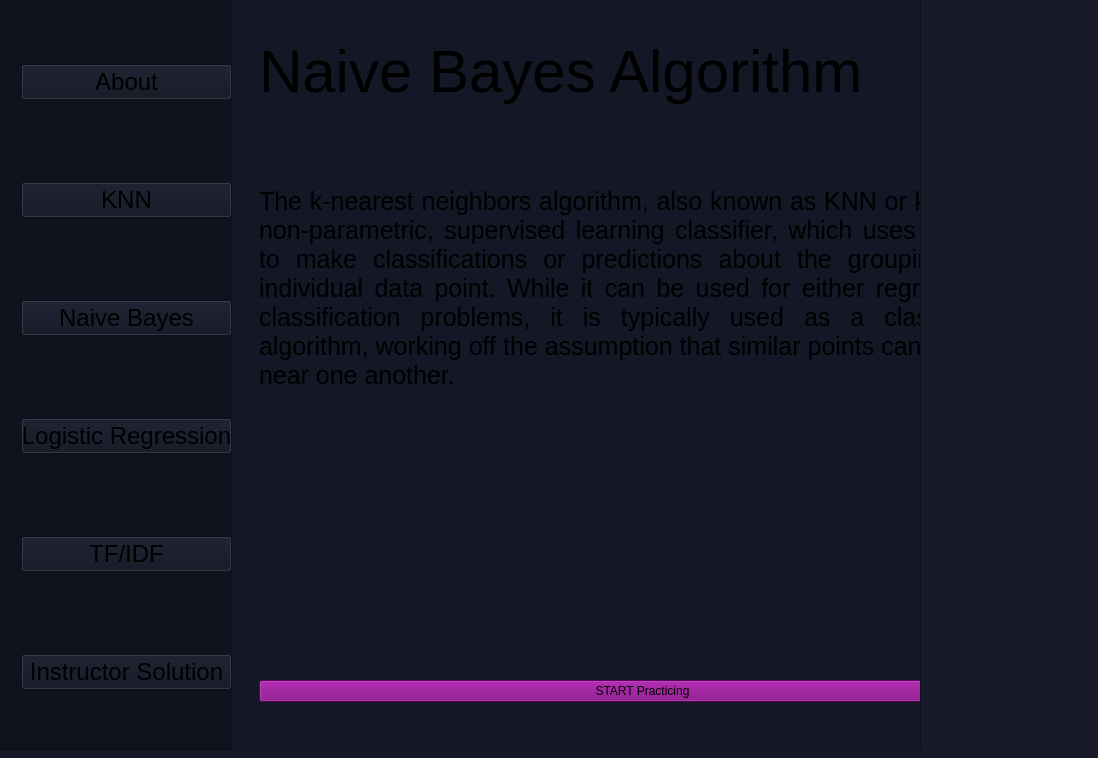
<?xml version="1.0" encoding="UTF-8"?>
<ui version="4.0">
 <class>Naive</class>
 <widget class="QWidget" name="Naive">
  <property name="geometry">
   <rect>
    <x>0</x>
    <y>0</y>
    <width>1098</width>
    <height>758</height>
   </rect>
  </property>
  <property name="windowTitle">
   <string>Form</string>
  </property>
  <property name="styleSheet">
   <string notr="true">background-color:rgba(20, 23, 38, 224)</string>
  </property>
  <widget class="QScrollArea" name="scrollArea">
   <property name="geometry">
    <rect>
     <x>0</x>
     <y>0</y>
     <width>921</width>
     <height>751</height>
    </rect>
   </property>
   <property name="autoFillBackground">
    <bool>true</bool>
   </property>
   <property name="sizeAdjustPolicy">
    <enum>QAbstractScrollArea::AdjustToContents</enum>
   </property>
   <property name="widgetResizable">
    <bool>true</bool>
   </property>
   <property name="alignment">
    <set>Qt::AlignJustify|Qt::AlignVCenter</set>
   </property>
   <widget class="QWidget" name="scrollAreaWidgetContents_2">
    <property name="geometry">
     <rect>
      <x>0</x>
      <y>0</y>
      <width>919</width>
      <height>749</height>
     </rect>
    </property>
    <widget class="QWidget" name="verticalWidget_2" native="true">
     <property name="geometry">
      <rect>
       <x>-10</x>
       <y>-30</y>
       <width>241</width>
       <height>1011</height>
      </rect>
     </property>
     <property name="styleSheet">
      <string notr="true">background-color: rgba(14, 16, 27, 179);</string>
     </property>
     <layout class="QVBoxLayout" name="verticalLayout_2">
      <property name="leftMargin">
       <number>30</number>
      </property>
      <property name="topMargin">
       <number>17</number>
      </property>
      <property name="bottomMargin">
       <number>216</number>
      </property>
      <item>
       <widget class="QPushButton" name="PushButton_7">
        <property name="font">
         <font>
          <family>Helvetica Neue</family>
          <pointsize>18</pointsize>
         </font>
        </property>
        <property name="styleSheet">
         <string notr="true">background-color:rgba(16, 20, 34, 222);</string>
        </property>
        <property name="text">
         <string>About</string>
        </property>
       </widget>
      </item>
      <item>
       <widget class="QPushButton" name="PushButton_8">
        <property name="font">
         <font>
          <family>Helvetica Neue</family>
          <pointsize>18</pointsize>
         </font>
        </property>
        <property name="styleSheet">
         <string notr="true">background-color:rgba(16, 20, 34, 222);</string>
        </property>
        <property name="text">
         <string>KNN</string>
        </property>
       </widget>
      </item>
      <item>
       <widget class="QPushButton" name="PushButton_9">
        <property name="font">
         <font>
          <family>Helvetica Neue</family>
          <pointsize>18</pointsize>
         </font>
        </property>
        <property name="styleSheet">
         <string notr="true">background-color:rgba(16, 20, 34, 222);</string>
        </property>
        <property name="text">
         <string>Naive Bayes</string>
        </property>
       </widget>
      </item>
      <item>
       <widget class="QPushButton" name="PushButton_10">
        <property name="font">
         <font>
          <family>Helvetica Neue</family>
          <pointsize>18</pointsize>
         </font>
        </property>
        <property name="styleSheet">
         <string notr="true">background-color:rgba(16, 20, 34, 222);</string>
        </property>
        <property name="text">
         <string>Logistic Regression</string>
        </property>
       </widget>
      </item>
      <item>
       <widget class="QPushButton" name="PushButton_11">
        <property name="font">
         <font>
          <family>Helvetica Neue</family>
          <pointsize>18</pointsize>
         </font>
        </property>
        <property name="styleSheet">
         <string notr="true">background-color:rgba(16, 20, 34, 222);</string>
        </property>
        <property name="text">
         <string>TF/IDF</string>
        </property>
       </widget>
      </item>
      <item>
       <widget class="QPushButton" name="Instructor_3">
        <property name="font">
         <font>
          <family>Helvetica Neue</family>
          <pointsize>18</pointsize>
         </font>
        </property>
        <property name="styleSheet">
         <string notr="true">background-color:rgba(16, 20, 34, 222);</string>
        </property>
        <property name="text">
         <string>Instructor Solution</string>
        </property>
       </widget>
      </item>
     </layout>
    </widget>
    <widget class="QWidget" name="verticalLayoutWidget_3">
     <property name="geometry">
      <rect>
       <x>240</x>
       <y>-40</y>
       <width>785</width>
       <height>741</height>
      </rect>
     </property>
     <layout class="QVBoxLayout" name="verticalLayout_6">
      <property name="leftMargin">
       <number>18</number>
      </property>
      <item>
       <widget class="QLabel" name="label_7">
        <property name="font">
         <font>
          <family>Helvetica Neue</family>
          <pointsize>45</pointsize>
         </font>
        </property>
        <property name="text">
         <string>Naive Bayes Algorithm</string>
        </property>
        <property name="scaledContents">
         <bool>false</bool>
        </property>
        <property name="alignment">
         <set>Qt::AlignJustify|Qt::AlignVCenter</set>
        </property>
        <property name="margin">
         <number>7</number>
        </property>
       </widget>
      </item>
      <item>
       <widget class="QLabel" name="label_8">
        <property name="font">
         <font>
          <family>Helvetica Neue</family>
          <pointsize>19</pointsize>
         </font>
        </property>
        <property name="text">
         <string>The k-nearest neighbors algorithm, also known as KNN or k-NN, is a non-parametric, supervised learning classifier, which uses proximity to make classifications or predictions about the grouping of an individual data point. While it can be used for either regression or classification problems, it is typically used as a classification algorithm, working off the assumption that similar points can be found near one another.

</string>
        </property>
        <property name="alignment">
         <set>Qt::AlignJustify|Qt::AlignVCenter</set>
        </property>
        <property name="wordWrap">
         <bool>true</bool>
        </property>
        <property name="margin">
         <number>7</number>
        </property>
       </widget>
      </item>
      <item>
       <widget class="QLabel" name="image_4">
        <property name="text">
         <string/>
        </property>
        <property name="pixmap">
         <pixmap>../../Desktop/Frame 2.png</pixmap>
        </property>
        <property name="alignment">
         <set>Qt::AlignJustify|Qt::AlignVCenter</set>
        </property>
        <property name="margin">
         <number>7</number>
        </property>
       </widget>
      </item>
      <item>
       <widget class="QPushButton" name="pushButton_4">
        <property name="styleSheet">
         <string notr="true">background-color: purple;</string>
        </property>
        <property name="text">
         <string>START Practicing</string>
        </property>
       </widget>
      </item>
     </layout>
    </widget>
   </widget>
  </widget>
 </widget>
 <resources/>
 <connections/>
</ui>
